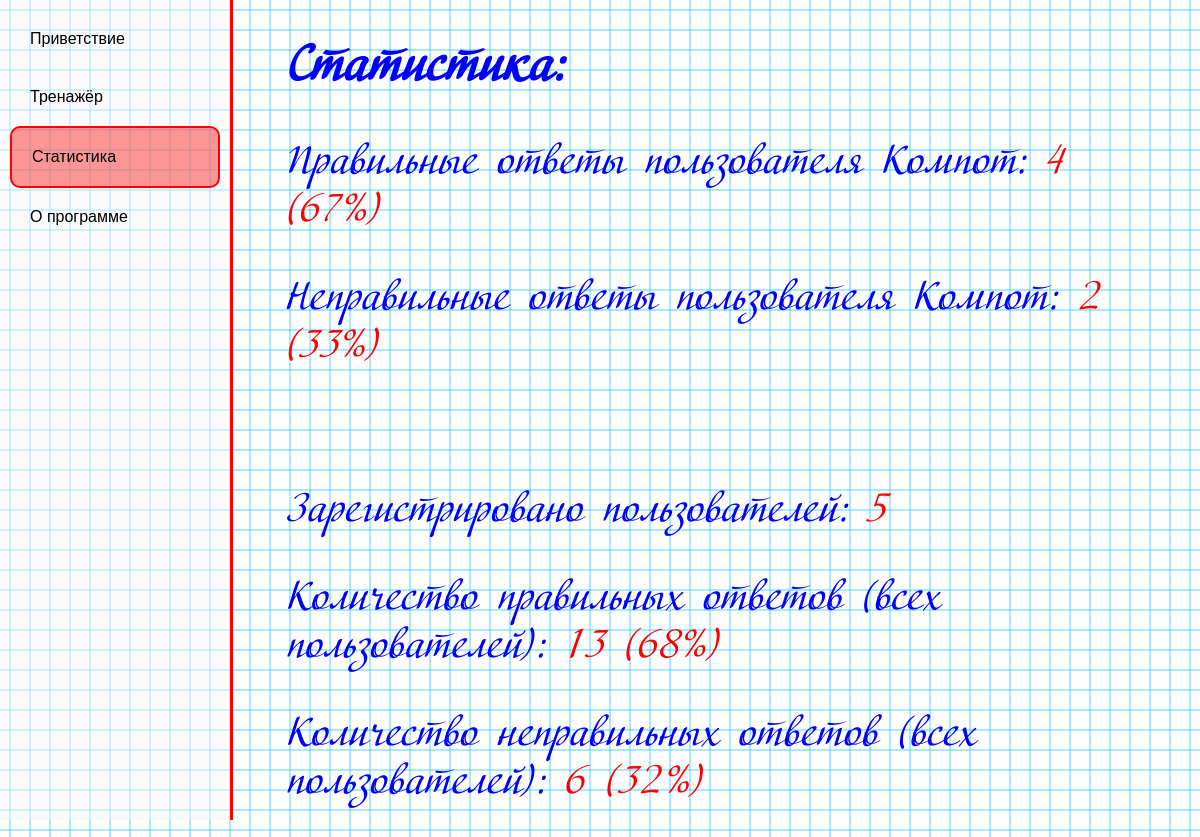
/statistics/ (signed in), run on the app's committed database.
### main/models.py (models this page shows)
class UserStatistics(models.Model):
    user = models.OneToOneField(User, on_delete=models.CASCADE)
    correct_answers = models.IntegerField(default=0)
    incorrect_answers = models.IntegerField(default=0)
    def total_answers(self):
        return self.correct_answers + self.incorrect_answers
    def correct_percentage(self):
        total = self.total_answers()
        if total == 0:
            return 0
        return (self.correct_answers / total) * 100
    def incorrect_percentage(self):
        total = self.total_answers()
        if total == 0:
            return 0
        return (self.incorrect_answers / total) * 100

### main/views.py (the view)
# urls.py: path('statistics/', statistics, name='statistics'),
@login_required(login_url='/login/')
def statistics(request):
    total_users = User.objects.count()
    try:
        user_stats = UserStatistics.objects.get(user=request.user)
    except UserStatistics.DoesNotExist:
        user_stats = UserStatistics.objects.create(user=request.user)
    correct_answers = UserStatistics.objects.aggregate(total=models.Sum('correct_answers'))['total'] or 0
    incorrect_answers = UserStatistics.objects.aggregate(total=models.Sum('incorrect_answers'))['total'] or 0
    user_total_attempts = user_stats.correct_answers + user_stats.incorrect_answers
    user_correct_percentage = round((user_stats.correct_answers / user_total_attempts) * 100) if user_total_attempts > 0 else 0
    user_incorrect_percentage = round((user_stats.incorrect_answers / user_total_attempts) * 100) if user_total_attempts > 0 else 0
    total_attempts = correct_answers + incorrect_answers
    correct_percentage = round((correct_answers / total_attempts) * 100) if total_attempts > 0 else 0
    incorrect_percentage = round((incorrect_answers / total_attempts) * 100) if total_attempts > 0 else 0
    context = {
        'total_users': total_users,
        'correct_answers': correct_answers,
        'incorrect_answers': incorrect_answers,
        'correct_percentage': correct_percentage,
        'incorrect_percentage': incorrect_percentage,
        'user_stats': user_stats,
        'user_correct_percentage': user_correct_percentage,
        'user_incorrect_percentage': user_incorrect_percentage
    }
    return render(request, 'statistics.html', context)

### main/templates/statistics.html (shortened to what this page needs)
{% extends 'base.html' %}
{% block content %}
<h2>Статистика:</h2>
<p>Правильные ответы пользователя {{ user.username }}: <span style='color: red'>{{ user_stats.correct_answers }} ({{ user_stats.correct_percentage|floatformat:0 }}%)</p>
<p>Неправильные ответы пользователя {{ user.username }}: <span style='color: red'>{{ user_stats.incorrect_answers }} ({{ user_stats.incorrect_percentage|floatformat:0 }}%)</p><br><br>
<p>Зарегистрировано пользователей: <span style='color: red'>{{ total_users }}</p>
<p>Количество правильных ответов (всех пользователей): <span style='color: red'>{{ correct_answers }} ({{ correct_percentage|floatformat:0 }}%)</p>
<p>Количество неправильных ответов (всех пользователей): <span style='color: red'>{{ incorrect_answers }} ({{ incorrect_percentage|floatformat:0 }}%)</p>
{% endblock %}

### main/templates/base.html (style rules this page uses)
body { background-image: url('/static/cell.png'); background-repeat: repeat; background-size: 20px 20px; color: blue; font-family: Arial, sans-serif; }
h2 { font-size: 50px; font-family: 'Adventure', sans-serif; }
p { font-family: 'Adventure', sans-serif; font-size: 40px; }

### data on the page
UserStatistics: correct_answers "4", correct_percentage "67", incorrect_answers "2", incorrect_percentage "33"

### other printed values
{{ user.username }} "Компот"
{{ total_users }} "5"
{{ correct_answers }} "13"
{{ correct_percentage|floatformat:0 }} "68"
{{ incorrect_answers }} "6"
{{ incorrect_percentage|floatformat:0 }} "32"
